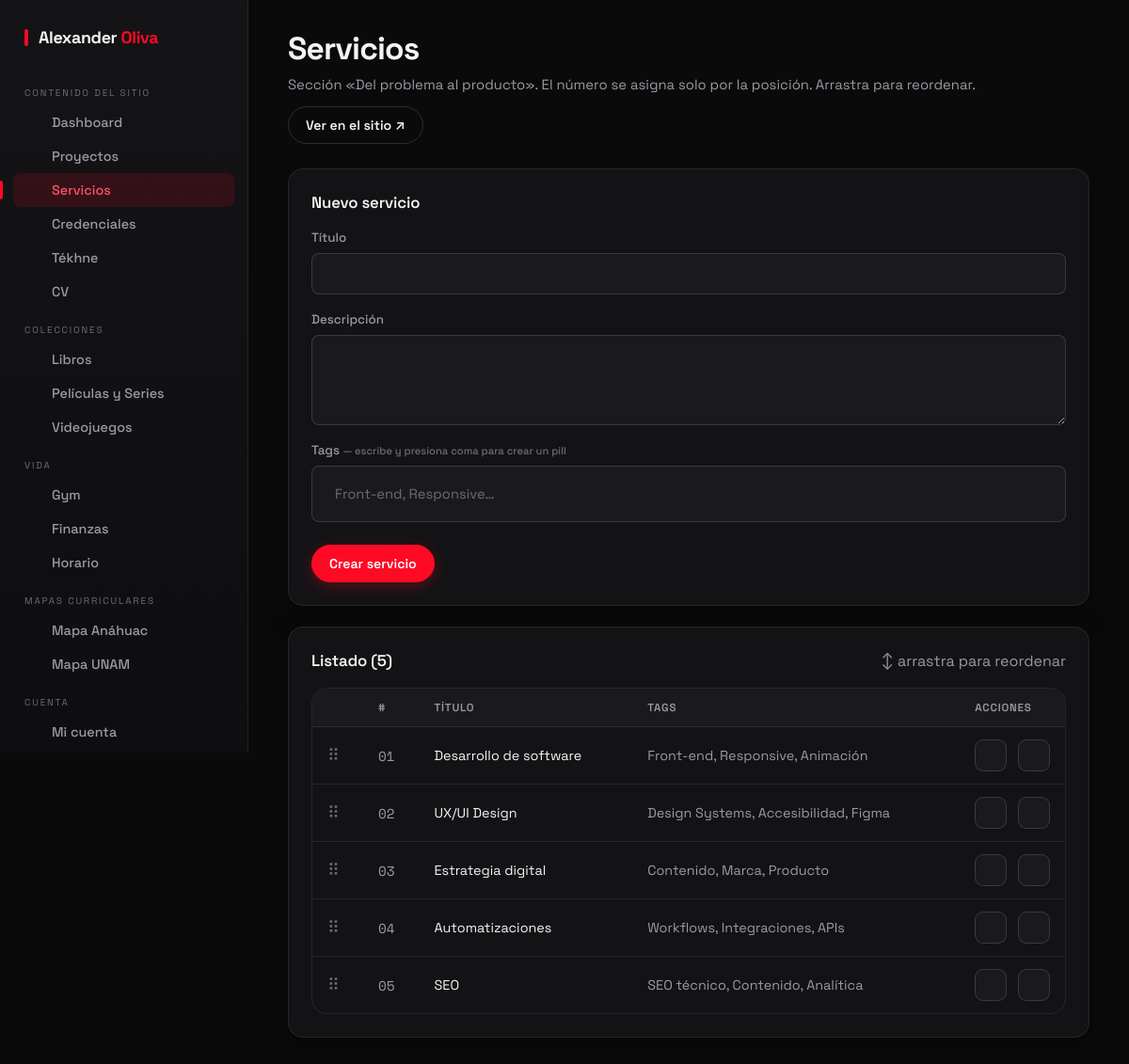
The page /admin/servicios (signed in) on the database its author committed.
### tables this page shows
CREATE TABLE servicios (
    id          INT AUTO_INCREMENT PRIMARY KEY,
    num         VARCHAR(4)   NOT NULL,
    titulo      VARCHAR(120) NOT NULL,
    descripcion TEXT         NOT NULL,
    tags        VARCHAR(255) NULL,
    orden       INT          NOT NULL DEFAULT 0
);

### controllers/AdminController.php (called while the page is built, shortened)
<?php
class AdminController
{
    public static function servicios(Router $router)
    {
        $router->render('admin/servicios', [
            'titulo' => 'Servicios', 'modulo' => 'servicios',
            'servicios' => Servicio::ordenados(),
            'editando'  => isset($_GET['id']) ? Servicio::find((int) $_GET['id']) : null,
        ], 'admin-layout');
    }
}

### public/index.php (called while the page is built, shortened)
<?php
$router = new Router();
$router->get('/', [PortfolioController::class, 'index']);
$router->get('/proyecto', [PortfolioController::class, 'proyecto']);
$router->get('/tekhne', [PortfolioController::class, 'blog']);
$router->get('/tekhne/entrada', [PortfolioController::class, 'articulo']);
$router->get('/login',  [AuthController::class, 'login']);
$router->post('/login', [AuthController::class, 'login']);
$router->post('/logout', [AuthController::class, 'logout']);
$router->get('/admin', [AdminController::class, 'dashboard']);
$router->get('/admin/buscar', [AdminController::class, 'buscar']);
$router->get('/admin/cuenta', [AdminController::class, 'cuenta']);
$router->post('/admin/cuenta/guardar', [AdminController::class, 'cuentaGuardar']);
$router->get('/admin/proyectos',          [AdminController::class, 'proyectos']);
$router->post('/admin/proyectos/guardar', [AdminController::class, 'proyectoGuardar']);
$router->post('/admin/proyectos/eliminar',[AdminController::class, 'proyectoEliminar']);
$router->post('/admin/proyectos/orden',   [AdminController::class, 'proyectosOrden']);
$router->post('/admin/proyectos/imagen/subir',    [AdminController::class, 'proyectoImagenSubir']);
$router->post('/admin/proyectos/imagen/eliminar', [AdminController::class, 'proyectoImagenEliminar']);
$router->post('/admin/proyectos/imagen/orden',    [AdminController::class, 'proyectoImagenOrden']);
$router->get('/admin/servicios',          [AdminController::class, 'servicios']);
$router->post('/admin/servicios/guardar', [AdminController::class, 'servicioGuardar']);
$router->post('/admin/servicios/eliminar',[AdminController::class, 'servicioEliminar']);
$router->post('/admin/servicios/orden',   [AdminController::class, 'serviciosOrden']);
$router->get('/admin/credenciales',          [AdminController::class, 'credenciales']);
$router->post('/admin/credenciales/guardar', [AdminController::class, 'credencialGuardar']);
$router->post('/admin/credenciales/eliminar',[AdminController::class, 'credencialEliminar']);
$router->post('/admin/credenciales/orden',   [AdminController::class, 'credencialesOrden']);
$router->post('/admin/credenciales/orden-alfa',  [AdminController::class, 'credencialesOrdenAlfa']);
$router->post('/admin/credenciales/orden-crono', [AdminController::class, 'credencialesOrdenCrono']);
$router->get('/admin/blog',          [AdminController::class, 'blog']);
$router->post('/admin/blog/guardar', [AdminController::class, 'blogGuardar']);
$router->post('/admin/blog/eliminar',[AdminController::class, 'blogEliminar']);
$router->post('/admin/blog/orden',   [AdminController::class, 'blogOrden']);
$router->post('/admin/blog/subir-imagen', [AdminController::class, 'blogSubirImagen']);
$router->get('/admin/cv',       [AdminController::class, 'cv']);
$router->post('/admin/cv/subir',[AdminController::class, 'cvSubir']);
$router->get('/admin/libros',           [LibrosController::class, 'index']);
$router->get('/admin/libros/buscar',    [LibrosController::class, 'buscar']);
$router->post('/admin/libros/crear',    [LibrosController::class, 'crear']);
$router->post('/admin/libros/editar',   [LibrosController::class, 'editar']);
$router->post('/admin/libros/estado',   [LibrosController::class, 'estado']);
$router->post('/admin/libros/resenar',  [LibrosController::class, 'resenar']);
$router->post('/admin/libros/eliminar', [LibrosController::class, 'eliminar']);
$router->get('/admin/peliculas',           [AdminController::class, 'peliculas']);
$router->get('/admin/peliculas/watchlist', [AdminController::class, 'peliculasWatchlist']);
$router->get('/admin/peliculas/gestionar', [AdminController::class, 'peliculasGestionar']);
$router->post('/admin/peliculas/guardar',  [AdminController::class, 'peliculaGuardar']);
$router->post('/admin/peliculas/eliminar',[AdminController::class, 'peliculaEliminar']);
$router->get('/admin/videojuegos',          [VideojuegoController::class, 'index']);
$router->post('/admin/videojuegos/guardar', [VideojuegoController::class, 'guardar']);
$router->post('/admin/videojuegos/eliminar',[VideojuegoController::class, 'eliminar']);
$router->post('/admin/videojuegos/orden',   [VideojuegoController::class, 'orden']);
$router->get('/admin/gym',        [GymController::class, 'index']);
$router->post('/admin/gym/toggle',[GymController::class, 'toggle']);
$router->get('/admin/finanzas',          [FinanzasController::class, 'index']);
$router->post('/admin/finanzas/guardar', [FinanzasController::class, 'guardar']);
$router->post('/admin/finanzas/actualizar',[FinanzasController::class, 'actualizar']);
$router->post('/admin/finanzas/eliminar',[FinanzasController::class, 'eliminar']);
$router->get('/admin/horario',                  [HorarioController::class, 'index']);
$router->post('/admin/horario/materia/guardar', [HorarioController::class, 'guardarMateria']);
$router->post('/admin/horario/materia/eliminar',[HorarioController::class, 'eliminarMateria']);
$router->post('/admin/horario/bloque/guardar',  [HorarioController::class, 'guardarBloque']);
$router->post('/admin/horario/bloque/eliminar', [HorarioController::class, 'eliminarBloque']);
$router->post('/admin/horario/criterios/guardar', [HorarioController::class, 'guardarCriterios']);
$router->get('/admin/anahuac', [CurriculumController::class, 'anahuac']);
$router->get('/admin/unam',    [CurriculumController::class, 'unam']);
$router->post('/admin/curriculum/estado', [CurriculumController::class, 'estado']);
$router->comprobarRutas();

### models/ActiveRecord.php (called while the page is built, shortened)
<?php
class ActiveRecord {
    protected static $db;
    public static function setDB($database) {
        self::$db = $database;
    }
    public static function consultarSQL($query) {
        $resultado = self::$db->query($query);
        $array = [];
        while($registro = $resultado->fetch_assoc()) {
            $array[] = static::crearObjeto($registro);
        }
        return $array;
    }
    protected static function crearObjeto($registro) {
        $objeto = new static;
        foreach($registro as $key => $value ) {
            if(property_exists( $objeto, $key  )) {
                $objeto->$key = $value;
            }
        }
        return $objeto;
    }
}

### models/Servicio.php (called while the page is built, shortened)
<?php
class Servicio extends ActiveRecord {
    protected static $tabla = 'servicios';
    public static function ordenados() {
        return self::consultarSQL("SELECT * FROM " . static::$tabla . " ORDER BY orden ASC, id ASC");
    }
}

### views/admin/servicios.php (the view, shortened to what this page needs)
<div class="admin-head">
    <div>
        <h1>Servicios</h1>
        <p>Sección «Del problema al producto». El número se asigna solo por la posición. Arrastra para reordenar.</p>
    </div>
    <a href="/#ao-expertise" target="_blank" class="btn btn--ghost">Ver en el sitio ↗</a>
</div>
<div class="card">
    <h2><?php echo $editando ? 'Editar servicio' : 'Nuevo servicio'; ?></h2>
    <form method="POST" action="/admin/servicios/guardar">
        <div class="form-grid">
            <label class="campo full">
                <span>Título</span>
                <input type="text" name="titulo" value="<?php echo s($editando->titulo ?? ''); ?>" required>
            </label>
            <label class="campo full">
                <span>Descripción</span>
                <textarea name="descripcion" required><?php echo s($editando->descripcion ?? ''); ?></textarea>
            </label>
            <div class="campo full">
                <span>Tags <small style="color:var(--muted-2)">— escribe y presiona coma para crear un pill</small></span>
                <div class="tag-input" data-input="#tags-hidden">
                    <input type="text" class="tag-field" placeholder="Front-end, Responsive…">
                </div>
            </div>
        </div>
        <div class="form-actions">
            <button type="submit" class="btn btn--primary"><?php echo $editando ? 'Guardar cambios' : 'Crear servicio'; ?></button>
        </div>
    </form>
</div>
<div class="card">
    <div class="card-head"><h2>Listado (<?php echo count($servicios); ?>)</h2><span class="mini-s" style="color:var(--muted)">↕ arrastra para reordenar</span></div>
    <div class="tabla-wrap">
        <table class="tabla">
            <thead><tr><th></th><th>#</th><th>Título</th><th>Tags</th><th>Acciones</th></tr></thead>
            <tbody data-sortable data-orden-url="/admin/servicios/orden">
            <?php foreach ($servicios as $i => $sv) : ?>
                <tr class="sortable-row" draggable="true" data-id="<?php echo $sv->id; ?>">
                    <td><span class="drag-handle">⠿</span></td>
                    <td class="num-cell" data-num="pad2" style="font-family:var(--mono);color:var(--muted)"><?php echo sprintf('%02d', $i + 1); ?></td>
                    <td><?php echo s($sv->titulo); ?></td>
                    <td style="color:var(--muted)"><?php echo s(str_replace(',', ', ', $sv->tags)); ?></td>
                    <td class="acciones">
                        <a href="/admin/servicios?id=<?php echo $sv->id; ?>" class="act-btn act-edit" title="Editar"><?php echo icono('editar'); ?></a>
                        <form method="POST" action="/admin/servicios/eliminar" data-confirm="Se eliminará este servicio." data-confirm-name="<?php echo s($sv->titulo); ?>">
                            <button class="act-btn act-del" title="Eliminar"><?php echo icono('eliminar'); ?></button>
                        </form>
                    </td>
                </tr>
            <?php endforeach; ?>
            </tbody>
        </table>
    </div>
</div>

### includes/funciones.php (shortened to what this page needs)
<?php
function s($html = '') : string {
    return htmlspecialchars($html ?? '');
}
function icono(string $n) : string {
    $inner = $p[$n] ?? '';
    return '<svg class="ico" viewBox="0 0 24 24" fill="none" stroke="currentColor" stroke-width="1.9" stroke-linecap="round" stroke-linejoin="round">' . $inner . '</svg>';
}

### rows shown on the page
servicios: titulo "Desarrollo de software", tags "Front-end, Responsive, Animación"
servicios: titulo "UX/UI Design", tags "Design Systems, Accesibilidad, Figma"
servicios: titulo "Estrategia digital", tags "Contenido, Marca, Producto"
servicios: titulo "Automatizaciones", tags "Workflows, Integraciones, APIs"
servicios: titulo "SEO", tags "SEO técnico, Contenido, Analítica"

### other values the page prints
$item['seccion'] "CONTENIDO DEL SITIO"
$item['label'] "Dashboard"
$item['label'] "Proyectos"
$item['label'] "Servicios"
$item['label'] "Credenciales"
$item['label'] "Tékhne"
$item['label'] "CV"
$item['seccion'] "COLECCIONES"
$item['label'] "Libros"
$item['label'] "Películas y Series"
$item['label'] "Videojuegos"
$item['seccion'] "VIDA"
$item['label'] "Gym"
$item['label'] "Finanzas"
$item['label'] "Horario"
